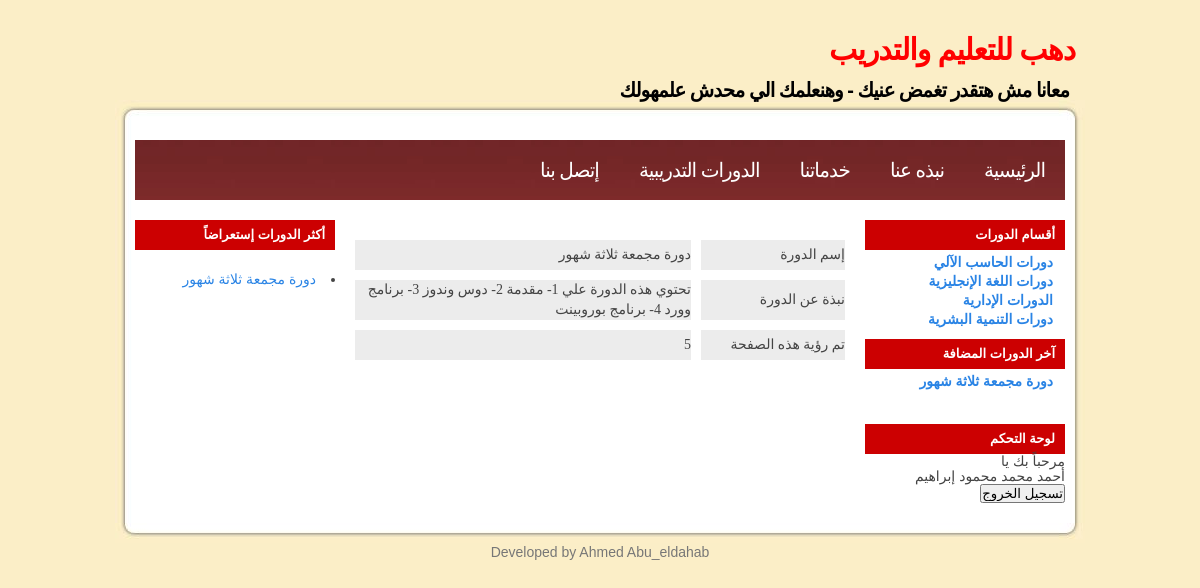
/course_detials.php?course_id=71 (signed in), run on the app's committed database.
### tables this page shows
CREATE TABLE IF NOT EXISTS `courses_cat` (
  `c_cat_id` int(10) NOT NULL AUTO_INCREMENT,
  `c_cat_name` varchar(255) NOT NULL DEFAULT '',
  `c_cat_active` enum('0','1') NOT NULL DEFAULT '1',
  `c_cat_des` text,
  PRIMARY KEY (`c_cat_id`)
);

CREATE TABLE IF NOT EXISTS `courses` (
  `c_id` int(10) NOT NULL AUTO_INCREMENT,
  `c_code` varchar(50) DEFAULT NULL,
  `c_cat_id` int(10) NOT NULL DEFAULT '0',
  `c_name` varchar(255) NOT NULL DEFAULT '',
  `c_about` text,
  `c_require` text,
  `c_time` varchar(255) DEFAULT NULL,
  `c_have` text,
  `c_targets` text,
  `c_place` varchar(255) DEFAULT NULL,
  `c_content` text,
  `course` text,
  `c_rems` text,
  `c_active` enum('1','0') DEFAULT '1',
  `c_view_num` int(11) NOT NULL,
  PRIMARY KEY (`c_id`)
);

### course_detials.php (the view, shortened to what this page needs)
<?php
include_once("header.php");?>
<br />
<?php
if (isset($_GET['course_id']))
	{
$course_id=(int)$_GET['course_id'];
		$q= "select * from courses where  c_id={$course_id} ";
		$result=$db->query($q) or die($db->error);
		if($result->num_rows ==1)
				{
					$row=$result->fetch_object();
				?>
<div align="right">
	<table border="0" width="100%" dir="rtl" cellspacing="10" cellpadding="0" id="catstbl">
		<tr>
			<td width="30%" height="30" id="cellcatstbl">إسم الدورة</td>
			<td  id="cellcatstbl"><?php echo $row ->c_name;?></td>
		</tr>
		<tr>
			<td width="30%" height="30" id="cellcatstbl">نبذة عن الدورة</td>
			<td  id="cellcatstbl"><?php echo  $row ->c_about;?></td>
		</tr>
		<tr>
			<td width="30%" height="30" id="cellcatstbl">تم رؤية هذه الصفحة</td>
			<td  id="cellcatstbl"><?php echo  $row ->c_view_num;?></td>
		</tr>
	</table>
</div>
				<?php
				}
	}else
	{
	echo "<br /> عفوا قم بتحديد كورس لإستعراضه ";
	}
?>
<?php include_once("footer.php");?>

### header.php (shortened to what this page needs)
<?php
include_once ("includes/config.php");
?>
<!DOCTYPE html PUBLIC "-//W3C//DTD XHTML 1.0 Strict//EN" "http://www.w3.org/TR/xhtml1/DTD/xhtml1-strict.dtd">
<html xmlns="http://www.w3.org/1999/xhtml" dir="rtl">
<head>
<link rel="stylesheet" type="text/css" href="style.css" media="screen" />
<link rel="stylesheet" href="css/lightbox.css" type="text/css" media="screen" />
</head>
<body>
<div id="wrap">
<div id="header">
<h1><a href="#">دهب للتعليم والتدريب</a></h1>
<h2>معانا مش هتقدر تغمض عنيك - وهنعلمك الي محدش علمهولك</h2>
</div>
<div id="top"> </div>
<div id="contentt">
<div id="headermenu">
<div class="headerm">
<ul>
<li><a href="index.php">الرئيسية</a></li>
<li><a href="#">نبذه عنا</a></li>
<li><a href="#">خدماتنا</a></li>
<li><a href="courses_cats.php">الدورات التدريبية</a></li>
<li><a href="#">إتصل بنا</a></li>
</ul>
</div>
</div>
<div class="left">
<h2>أقسام الدورات</h2>
<ul>
<?php
$q= "select * from courses_cat where c_cat_active='1'";
	$result=$db->query($q) or die($db->error);
	if($result)
				{
					while($r=$result->fetch_object())
						{
						echo "<li><a href='view_courses.php?cat_id={$r->c_cat_id}' class='selected' title='{$r->c_cat_des}'>{$r->c_cat_name}</a></li>";
						}
				}
	?>
</ul>
<h2>آخر الدورات المضافة </h2>
<ul>
<?php
$q= "select * from courses where c_active='1' order by c_id desc LIMIT 3";
	$result=$db->query($q) or die($db->error);
	if($result)
				{
					while($r=$result->fetch_object())
						{
						echo "<li><a href='course_detials.php?course_id={$r->c_id}' class='selected'>{$r->c_name}</a></li>";
						}
				}
	?>
</ul>
<br />
<?php
if (isset($_SESSION['log']))
{
echo "<h2>لوحة التحكم</h2>";
echo "مرحباً بك يا"."<br />";
echo $_SESSION['name'];
echo "<br />";
echo "<form method='POST' action='logout.php'>";
echo "<input type='submit' name='submit' value='تسجيل الخروج'>";
echo "</form>";
		}
		?>
</div>
<div class="middle">

### footer.php (shortened to what this page needs)
</div>
<div class="right">
<h2>أكثر الدورات إستعراضاً</h2>
 <?php
$q= "select * from courses where c_active='1' order by c_view_num desc limit 1";
	$result=$db->query($q) or die($db->error);
	if($result)
				{
					while($r=$result->fetch_object())
						{
						echo "<li><a href='view_courses.php?c_id={$r->c_id}' class='selected'>{$r->c_name}</a></li>";
						}
				}
	?>
</div>
</div>
<div id="bottom"> </div>
<div id="footer">
Developed by <a href="http://www.ahmeddahab.com/">Ahmed Abu_eldahab</a></div>
</div>
</body>
</html>

### style.css (style rules this page uses)
* { padding: 0; margin: 0; }
body { margin:0; padding: 0; background: #fbeec7; color: #444; font: 14px Tahoma,Arial, Tahoma, sans-serif; line-height: 19px; text-justify:auto; }
a { color: #2A84E5; text-decoration: none; }
#top { background: #fbeec7 url(images/top.jpg) no-repeat; padding: 10px 0; }
#contentt { background: #fbeec7 url(images/content.jpg) repeat-y; padding: 20px; }
#bottom { background: #fbeec7 url(images/bottom.jpg) no-repeat; padding: 10px 0; }
#wrap { width: 970px; margin: 0 auto; }
#header { height: 100px; line-height: 40px; }
#header h1 { font-size: 30px; letter-spacing: -1px; padding: 30px 10px 0 0; color: #000; }
#header h1 a { color: #ff0000; text-decoration: none; }
#header h2 { letter-spacing: -1px; padding: 0 16px 0 0; font-size: 20px; color: #000; }
#headermenu { height: 60px; background: #782828 url(images/menubg.jpg) repeat-x; line-height: 60px; }
.headerm { padding: 0; text-transform: uppercase; font-weight: 100; }
.headerm li { float:right; list-style-type:none; }
.headerm li a { display:block; padding:0 20px; text-decoration:none; color: #fff; letter-spacing:1px; letter-spacing: -1px; font-size: 20px; }
.left { margin-top: 10px; float: right; width: 200px; line-height: 15px; }
.left h2 { margin-top: 10px; font: bold 13px Tahoma, 'Trebuchet MS', Sans-serif; line-height: 30px; background: #CC0001 url(images/contenth2.jpg) repeat-x; height: 30px; color: #fff; padding-right: 10px; }
.left ul { color: #aaa; text-align: right; margin: 3px 0 8px 0; padding-right: 10px; text-decoration: none; list-style-type:none; }
.left ul li { padding: 2px 0px 2px 0; margin: 0 2px; }
.left ul a { font-weight: 600; color: #2A84E5; }
.middle { margin-top: 10px; float: right; width: 510px; margin-right: 10px; line-height: 20px; }
.right { margin-top: 10px; float: left; width: 200px; }
.right h2 { margin: 10px 0 20px 0; font: bold 13px Tahoma, 'Trebuchet MS', Sans-serif; line-height: 30px; background: #CC0001 url(images/contenth2.jpg) repeat-x; height: 30px; color: #fff; padding-right: 10px; }
#footer { color: #777; text-align: center; padding-bottom: 10px; }
#footer a { color: #777; text-decoration: none; }
#catstbl { background-color: #FfffFF; text-align: center; font: bold; font-family: Tahoma; font-size: 14px; border:0; }
#cellcatstbl { font: bold; font-family: Tahoma; font-size: 14px; background-color: #ECECEC; text-align: right; }

### data on the page
courses_cat: c_cat_name "دورات الحاسب الآلي"
courses_cat: c_cat_name "دورات اللغة الإنجليزية"
courses_cat: c_cat_name "الدورات الإدارية"
courses_cat: c_cat_name "دورات التنمية البشرية"
courses: c_name "دورة مجمعة ثلاثة شهور", c_about "تحتوي هذه الدورة علي 1- مقدمة 2- دوس وندوز 3- برنامج وورد 4- برنامج بوروبينت", c_view_num "5"

### other printed values
$_SESSION['name'] "أحمد محمد محمود إبراهيم"
